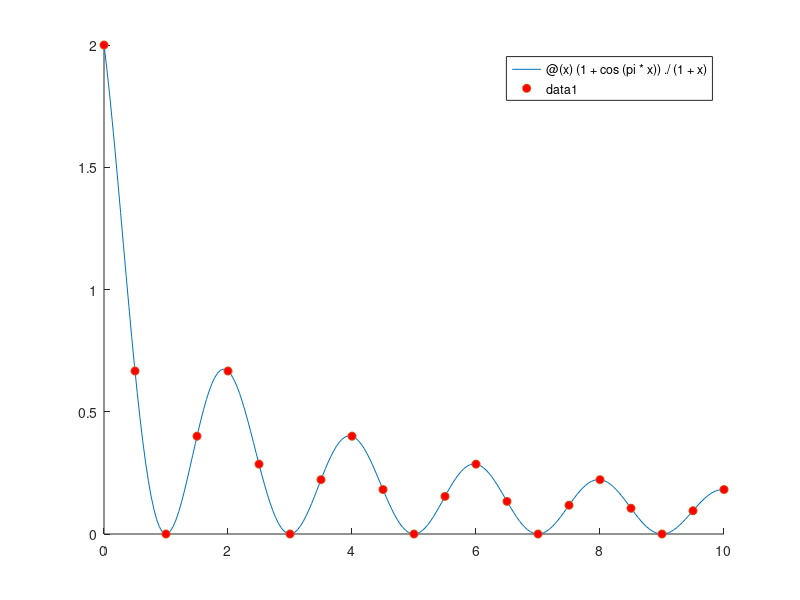

Reproduce this figure in MATLAB. (Note: this script raises an error after producing the figure.)
f = @(x) (1+cos(pi*x))./(1+x);

clc; hold on;

nodes = linspace(0,10,21);
values = f(nodes);

fplot(f,[0,10]);
plot(nodes,values,'o','markerfacecolor','red');

X = linspace(0,10,1000);
plot(X, lagrange_barycentric(nodes,values,X));